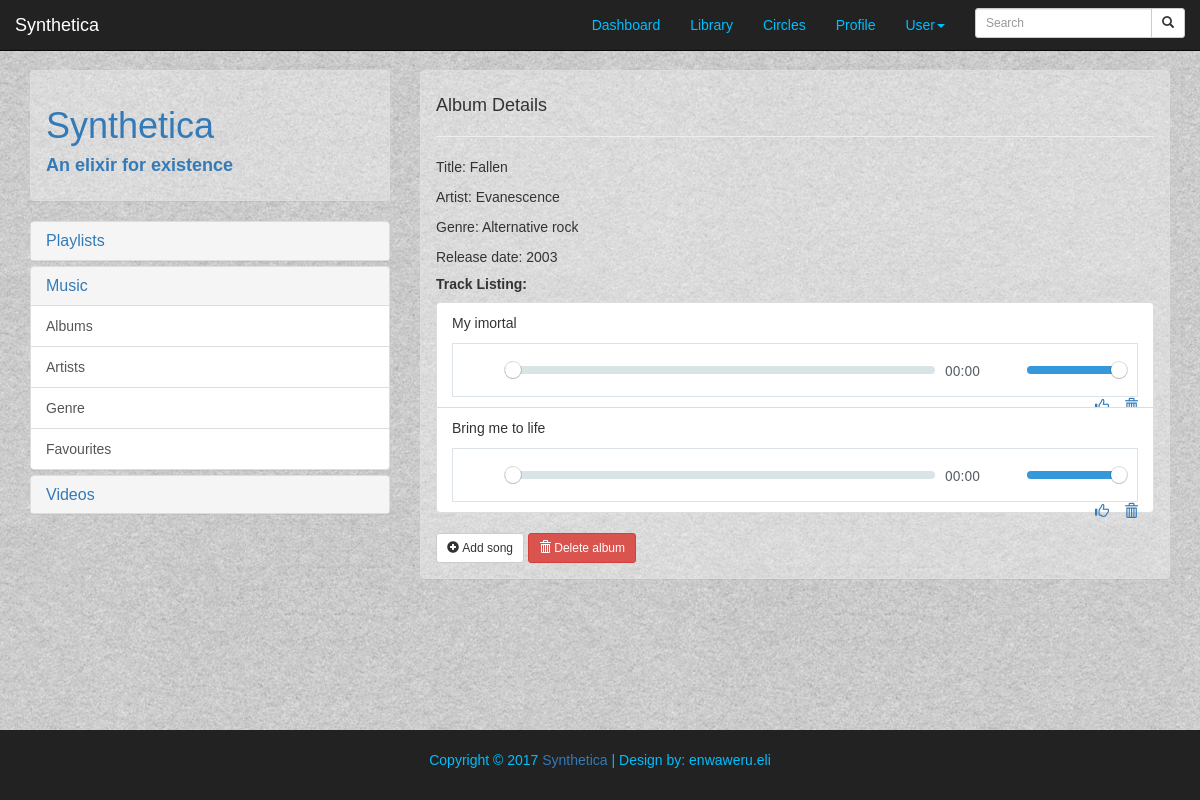
Page /music/albums/1/ (signed in) on the committed database.
### music/models.py (models this page shows, shortened)
class Album(models.Model):
    title = models.CharField(max_length=255, validators=[validators.string])
    artist = models.ForeignKey(Artist, on_delete=models.CASCADE)
    genre = models.CharField(max_length=255, validators=[])
    year = models.PositiveIntegerField()
    def upload_to(self, filename):
        path = 'cover/%s_%s/%s_%s.%s'
        extension = filename.split('.')[-1]
        return path % (self.owner.username, self.owner.id, self.title, self.artist.name, extension)
    cover = models.FileField(null=True, blank=True, upload_to=upload_to)
    owner = models.ForeignKey(User, on_delete=models.CASCADE)
    created_at = models.DateTimeField(auto_now_add=True)
    modified_at = models.DateTimeField(auto_now=True)
    class Meta:
        ordering = ['title']

class Artist(models.Model):
    name = models.CharField(max_length=255)
    bio = models.TextField(null=True, blank=True)
    class Meta:
        ordering = ['name']

class Song(models.Model):
    title = models.CharField(max_length=255)
    album = models.ForeignKey(Album, models.CASCADE)
    class Meta:
        ordering = ['album']

### music/views.py (the view)
# urls.py: url(r'^albums/(?P<album>\d+)/$', views.album_details, name='album_details'),
@login_required
def album_details(request, **kwargs):
    template = 'music/album_details.htm'
    album = Album.objects.get(id=kwargs.get('album'))
    songs = Song.objects.filter(album=album)
    return render(request, template, {'album': album, 'songs': songs})

### music/templates/music/album_details.htm (shortened to what this page needs)
{% extends "music/library.htm" %}
{% block content %}
    <div class="panel panel-default">
        <div class="panel-body">
            <h4>Album Details</h4>
            <hr>
            <p>Title: {{ album.title | capfirst }}</p>
            <p>Artist: {{ album.artist.name | capfirst }}</p>
            <p>Genre: {{ album.genre | capfirst }}</p>
            <p>Release date: {{ album.year }}</p>
            {% if songs %}
                <h5><strong>Track Listing:</strong></h5>
                <ul class="list-group">
                    {% for song in songs %}
                        <li class="list-group-item">
                            <p>{{ song.title | capfirst }}</p>
                            <a href="{% url 'delete_song' album.id song.id %}" style="float: right; margin-left: 15px;"><span class="glyphicon glyphicon-trash"></span></a>
                            <a href="{% url 'delete_song' album.id song.id %}" style="float: right;"><span class="glyphicon glyphicon-thumbs-up"></span></a>
                        </li>
                    {% endfor %}
                </ul>
            {% else %}
                <div class="alert alert-info">
                    <p>You have not added songs to this album.</p>
                </div>
            {% endif %}
            <button type="button" class="btn btn-default btn-sm"><span class="glyphicon glyphicon-plus-sign"></span>&nbsp;Add song</button>
            <a href="{% url 'delete_album' album.id %}" class="btn btn-danger btn-sm"><span class="glyphicon glyphicon-trash"></span>&nbsp;Delete album</a>
        </div>
    </div>
{% endblock %}

### music/static/music/css/theme.css (style rules this page uses)
body { margin: 0px; padding: 0px; font-family: Helevetica, Arial, sans-serif; background-image: url(../images/rough-grey-tilable.jpg); background-position: center; background-attachment: fixed; }
.panel { background-color: rgba(255, 255, 255, 0.3); }

### rows in the picture
Album: title "Fallen", artist.name "Evanescence", genre "Alternative rock", year "2003"
Song: title "My imortal"
Song: title "Bring me to life"
